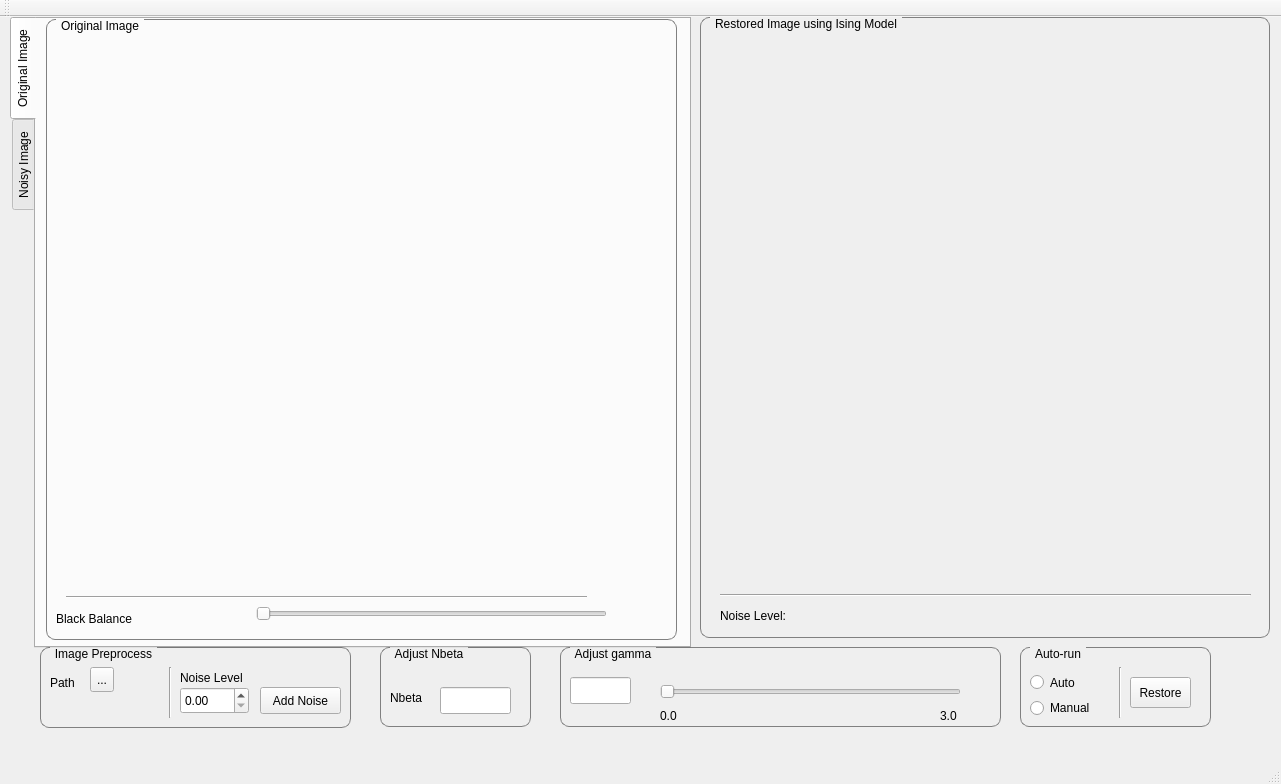
<?xml version="1.0" encoding="UTF-8"?>
<ui version="4.0">
 <class>MainWindow</class>
 <widget class="QMainWindow" name="MainWindow">
  <property name="geometry">
   <rect>
    <x>0</x>
    <y>0</y>
    <width>1281</width>
    <height>784</height>
   </rect>
  </property>
  <property name="windowTitle">
   <string>Image Restoration using Ising Model</string>
  </property>
  <widget class="QWidget" name="centralWidget">
   <widget class="QGroupBox" name="groupBox">
    <property name="geometry">
     <rect>
      <x>560</x>
      <y>630</y>
      <width>441</width>
      <height>80</height>
     </rect>
    </property>
    <property name="styleSheet">
     <string notr="true">QGroupBox {
	border: 1px solid gray;
	border-radius: 9px;
	margin-top: 0.5em;
}

QGroupBox::title{
	subcontrol-origin: margin;
	left: 10px;
	padding: 0 3px 0 3px;
}</string>
    </property>
    <property name="title">
     <string>Adjust gamma</string>
    </property>
    <property name="flat">
     <bool>false</bool>
    </property>
    <widget class="QLineEdit" name="gamma_box">
     <property name="geometry">
      <rect>
       <x>10</x>
       <y>30</y>
       <width>61</width>
       <height>27</height>
      </rect>
     </property>
     <property name="whatsThis">
      <string>&lt;html&gt;&lt;head/&gt;&lt;body&gt;&lt;p&gt;ratio of beta_max over beta&lt;/p&gt;&lt;/body&gt;&lt;/html&gt;</string>
     </property>
    </widget>
    <widget class="QSlider" name="gamma_slider">
     <property name="geometry">
      <rect>
       <x>100</x>
       <y>30</y>
       <width>301</width>
       <height>29</height>
      </rect>
     </property>
     <property name="orientation">
      <enum>Qt::Horizontal</enum>
     </property>
    </widget>
    <widget class="QLabel" name="label_2">
     <property name="geometry">
      <rect>
       <x>380</x>
       <y>60</y>
       <width>21</width>
       <height>17</height>
      </rect>
     </property>
     <property name="text">
      <string>3.0</string>
     </property>
    </widget>
    <widget class="QLabel" name="label_6">
     <property name="geometry">
      <rect>
       <x>100</x>
       <y>60</y>
       <width>21</width>
       <height>17</height>
      </rect>
     </property>
     <property name="text">
      <string>0.0</string>
     </property>
    </widget>
   </widget>
   <widget class="QGroupBox" name="groupBox_2">
    <property name="geometry">
     <rect>
      <x>380</x>
      <y>630</y>
      <width>151</width>
      <height>80</height>
     </rect>
    </property>
    <property name="styleSheet">
     <string notr="true">QGroupBox {
	border: 1px solid gray;
	border-radius: 9px;
	margin-top: 0.5em;
}

QGroupBox::title{
	subcontrol-origin: margin;
	left: 10px;
	padding: 0 3px 0 3px;
}</string>
    </property>
    <property name="title">
     <string>Adjust Nbeta</string>
    </property>
    <widget class="QLabel" name="label_5">
     <property name="geometry">
      <rect>
       <x>10</x>
       <y>40</y>
       <width>67</width>
       <height>21</height>
      </rect>
     </property>
     <property name="text">
      <string>Nbeta</string>
     </property>
    </widget>
    <widget class="QLineEdit" name="nbeta_box">
     <property name="geometry">
      <rect>
       <x>60</x>
       <y>40</y>
       <width>71</width>
       <height>27</height>
      </rect>
     </property>
     <property name="whatsThis">
      <string extracomment="Number of Beta to Annealing"/>
     </property>
     <property name="placeholderText">
      <string extracomment="Enter Number: 1000"/>
     </property>
    </widget>
   </widget>
   <widget class="QGroupBox" name="groupBox_3">
    <property name="geometry">
     <rect>
      <x>1020</x>
      <y>630</y>
      <width>191</width>
      <height>80</height>
     </rect>
    </property>
    <property name="styleSheet">
     <string notr="true">QGroupBox {
	border: 1px solid gray;
	border-radius: 9px;
	margin-top: 0.5em;
}

QGroupBox::title{
	subcontrol-origin: margin;
	left: 10px;
	padding: 0 3px 0 3px;
}</string>
    </property>
    <property name="title">
     <string>Auto-run</string>
    </property>
    <widget class="QRadioButton" name="manual_run_check">
     <property name="geometry">
      <rect>
       <x>10</x>
       <y>50</y>
       <width>91</width>
       <height>22</height>
      </rect>
     </property>
     <property name="text">
      <string>Manual</string>
     </property>
    </widget>
    <widget class="QRadioButton" name="auto_run_check">
     <property name="geometry">
      <rect>
       <x>10</x>
       <y>20</y>
       <width>91</width>
       <height>31</height>
      </rect>
     </property>
     <property name="text">
      <string>Auto</string>
     </property>
    </widget>
    <widget class="QPushButton" name="restore_trigger">
     <property name="geometry">
      <rect>
       <x>110</x>
       <y>30</y>
       <width>61</width>
       <height>31</height>
      </rect>
     </property>
     <property name="text">
      <string>Restore</string>
     </property>
    </widget>
    <widget class="Line" name="line">
     <property name="geometry">
      <rect>
       <x>90</x>
       <y>20</y>
       <width>20</width>
       <height>51</height>
      </rect>
     </property>
     <property name="orientation">
      <enum>Qt::Vertical</enum>
     </property>
    </widget>
   </widget>
   <widget class="QGroupBox" name="groupBox_4">
    <property name="geometry">
     <rect>
      <x>40</x>
      <y>630</y>
      <width>311</width>
      <height>81</height>
     </rect>
    </property>
    <property name="styleSheet">
     <string notr="true">QGroupBox {
	border: 1px solid gray;
	border-radius: 9px;
	margin-top: 0.5em;
}

QGroupBox::title{
	subcontrol-origin: margin;
	left: 10px;
	padding: 0 3px 0 3px;
}</string>
    </property>
    <property name="title">
     <string>Image Preprocess</string>
    </property>
    <widget class="QLabel" name="label">
     <property name="geometry">
      <rect>
       <x>140</x>
       <y>20</y>
       <width>81</width>
       <height>21</height>
      </rect>
     </property>
     <property name="text">
      <string>Noise Level</string>
     </property>
    </widget>
    <widget class="QLabel" name="label_7">
     <property name="geometry">
      <rect>
       <x>10</x>
       <y>20</y>
       <width>31</width>
       <height>31</height>
      </rect>
     </property>
     <property name="text">
      <string>Path</string>
     </property>
    </widget>
    <widget class="QDoubleSpinBox" name="noise_level_box">
     <property name="geometry">
      <rect>
       <x>140</x>
       <y>40</y>
       <width>69</width>
       <height>27</height>
      </rect>
     </property>
    </widget>
    <widget class="QToolButton" name="image_path">
     <property name="geometry">
      <rect>
       <x>50</x>
       <y>20</y>
       <width>24</width>
       <height>25</height>
      </rect>
     </property>
     <property name="text">
      <string>...</string>
     </property>
    </widget>
    <widget class="Line" name="line_3">
     <property name="geometry">
      <rect>
       <x>120</x>
       <y>20</y>
       <width>20</width>
       <height>51</height>
      </rect>
     </property>
     <property name="orientation">
      <enum>Qt::Vertical</enum>
     </property>
    </widget>
    <widget class="QLabel" name="path_display">
     <property name="geometry">
      <rect>
       <x>20</x>
       <y>50</y>
       <width>101</width>
       <height>20</height>
      </rect>
     </property>
     <property name="layoutDirection">
      <enum>Qt::LeftToRight</enum>
     </property>
     <property name="text">
      <string/>
     </property>
    </widget>
    <widget class="QPushButton" name="add_noise_button">
     <property name="geometry">
      <rect>
       <x>220</x>
       <y>40</y>
       <width>81</width>
       <height>27</height>
      </rect>
     </property>
     <property name="text">
      <string>Add Noise</string>
     </property>
    </widget>
   </widget>
   <widget class="QGroupBox" name="groupBox_6">
    <property name="geometry">
     <rect>
      <x>700</x>
      <y>0</y>
      <width>570</width>
      <height>621</height>
     </rect>
    </property>
    <property name="styleSheet">
     <string notr="true">QGroupBox {
	border: 1px solid gray;
	border-radius: 9px;
	margin-top: 0.5em;
}

QGroupBox::title{
	subcontrol-origin: margin;
	left: 10px;
	padding: 0 3px 0 3px;
}</string>
    </property>
    <property name="title">
     <string>Restored Image using Ising Model</string>
    </property>
    <widget class="QLabel" name="restore_image">
     <property name="geometry">
      <rect>
       <x>30</x>
       <y>30</y>
       <width>512</width>
       <height>512</height>
      </rect>
     </property>
     <property name="text">
      <string/>
     </property>
    </widget>
    <widget class="Line" name="line_4">
     <property name="geometry">
      <rect>
       <x>20</x>
       <y>570</y>
       <width>531</width>
       <height>16</height>
      </rect>
     </property>
     <property name="orientation">
      <enum>Qt::Horizontal</enum>
     </property>
    </widget>
    <widget class="QLabel" name="label_8">
     <property name="geometry">
      <rect>
       <x>20</x>
       <y>590</y>
       <width>81</width>
       <height>17</height>
      </rect>
     </property>
     <property name="text">
      <string>Noise Level:</string>
     </property>
    </widget>
    <widget class="QLabel" name="restore_noise_level">
     <property name="geometry">
      <rect>
       <x>130</x>
       <y>590</y>
       <width>111</width>
       <height>17</height>
      </rect>
     </property>
     <property name="text">
      <string/>
     </property>
    </widget>
   </widget>
   <widget class="QTabWidget" name="tabWidget">
    <property name="geometry">
     <rect>
      <x>10</x>
      <y>0</y>
      <width>681</width>
      <height>631</height>
     </rect>
    </property>
    <property name="tabPosition">
     <enum>QTabWidget::West</enum>
    </property>
    <property name="currentIndex">
     <number>0</number>
    </property>
    <widget class="QWidget" name="tab">
     <attribute name="title">
      <string>Original Image</string>
     </attribute>
     <widget class="QGroupBox" name="groupBox_7">
      <property name="geometry">
       <rect>
        <x>10</x>
        <y>0</y>
        <width>631</width>
        <height>621</height>
       </rect>
      </property>
      <property name="styleSheet">
       <string notr="true">QGroupBox {
	border: 1px solid gray;
	border-radius: 9px;
	margin-top: 0.5em;
}

QGroupBox::title{
	subcontrol-origin: margin;
	left: 10px;
	padding: 0 3px 0 3px;
}</string>
      </property>
      <property name="title">
       <string>Original Image</string>
      </property>
      <widget class="QLabel" name="original_image">
       <property name="geometry">
        <rect>
         <x>60</x>
         <y>30</y>
         <width>512</width>
         <height>512</height>
        </rect>
       </property>
       <property name="text">
        <string/>
       </property>
      </widget>
      <widget class="Line" name="line_5">
       <property name="geometry">
        <rect>
         <x>20</x>
         <y>570</y>
         <width>521</width>
         <height>16</height>
        </rect>
       </property>
       <property name="orientation">
        <enum>Qt::Horizontal</enum>
       </property>
      </widget>
      <widget class="QLabel" name="label_4">
       <property name="geometry">
        <rect>
         <x>10</x>
         <y>590</y>
         <width>101</width>
         <height>20</height>
        </rect>
       </property>
       <property name="text">
        <string>Black Balance</string>
       </property>
      </widget>
      <widget class="QLabel" name="ratio_display">
       <property name="geometry">
        <rect>
         <x>130</x>
         <y>590</y>
         <width>67</width>
         <height>17</height>
        </rect>
       </property>
       <property name="text">
        <string/>
       </property>
      </widget>
      <widget class="QSlider" name="ratio_slider">
       <property name="geometry">
        <rect>
         <x>210</x>
         <y>580</y>
         <width>351</width>
         <height>29</height>
        </rect>
       </property>
       <property name="orientation">
        <enum>Qt::Horizontal</enum>
       </property>
      </widget>
     </widget>
    </widget>
    <widget class="QWidget" name="tab_2">
     <attribute name="title">
      <string>Noisy Image</string>
     </attribute>
     <widget class="QGroupBox" name="groupBox_5">
      <property name="geometry">
       <rect>
        <x>10</x>
        <y>0</y>
        <width>631</width>
        <height>621</height>
       </rect>
      </property>
      <property name="styleSheet">
       <string notr="true">QGroupBox {
	border: 1px solid gray;
	border-radius: 9px;
	margin-top: 0.5em;
}

QGroupBox::title{
	subcontrol-origin: margin;
	left: 10px;
	padding: 0 3px 0 3px;
}</string>
      </property>
      <property name="title">
       <string>Noisy Image</string>
      </property>
      <widget class="QLabel" name="noisy_image">
       <property name="geometry">
        <rect>
         <x>60</x>
         <y>30</y>
         <width>512</width>
         <height>512</height>
        </rect>
       </property>
       <property name="text">
        <string/>
       </property>
      </widget>
      <widget class="Line" name="line_2">
       <property name="geometry">
        <rect>
         <x>20</x>
         <y>570</y>
         <width>521</width>
         <height>16</height>
        </rect>
       </property>
       <property name="orientation">
        <enum>Qt::Horizontal</enum>
       </property>
      </widget>
      <widget class="QLabel" name="label_3">
       <property name="geometry">
        <rect>
         <x>20</x>
         <y>590</y>
         <width>91</width>
         <height>17</height>
        </rect>
       </property>
       <property name="text">
        <string>Noise Level:</string>
       </property>
      </widget>
      <widget class="QLabel" name="original_noise_level">
       <property name="geometry">
        <rect>
         <x>140</x>
         <y>590</y>
         <width>67</width>
         <height>17</height>
        </rect>
       </property>
       <property name="text">
        <string/>
       </property>
      </widget>
     </widget>
    </widget>
   </widget>
  </widget>
  <widget class="QMenuBar" name="menuBar">
   <property name="geometry">
    <rect>
     <x>0</x>
     <y>0</y>
     <width>1281</width>
     <height>25</height>
    </rect>
   </property>
  </widget>
  <widget class="QToolBar" name="mainToolBar">
   <attribute name="toolBarArea">
    <enum>TopToolBarArea</enum>
   </attribute>
   <attribute name="toolBarBreak">
    <bool>false</bool>
   </attribute>
  </widget>
  <widget class="QStatusBar" name="statusBar"/>
  <action name="import_image">
   <property name="text">
    <string>Import File</string>
   </property>
  </action>
 </widget>
 <layoutdefault spacing="6" margin="11"/>
 <resources/>
 <connections/>
</ui>
